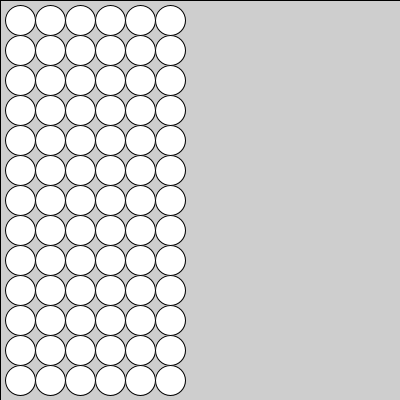
Frame 1 (no input)
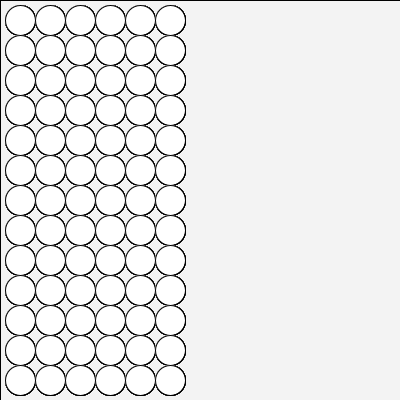
Frame 60 (the mouse pressed at the canvas centre just before this capture)
Frame 120 (the mouse held since frame 60 and released just before this capture): identical to frame 60, image omitted

The Processing sketch that drew these frames (run headless with seeded random() and noise(); from frame 60 on, the mouse is pressed at the canvas centre):

// Processing sketch: processing_42449
// ── processing_42449.pde

float xcenter;
float ycenter;   
float rad = 10;  
float angle = 0;  
float angleStart = 0; 

void setup(){
  size(400, 400);
  smooth();
  xcenter = width / 2;
  ycenter = height / 2;
  angle = angleStart;
}


void draw(){
  fill (255, 10);
  rect (0, 0, width, height);
  
  angle += 0.04;
  
  if (angle > PI*2) {
  } 
  
  float x = xcenter + cos (angle) * rad;
  float y = ycenter + sin (angle) * rad;
  
  fill(255);
for (int i = 20; i < 200; i = i + 30 ) {
  for (int j = 20; j < 400; j = j + 30 ) {
    ellipse(i, j, 30, 30);
  }
}

fill(255);
for (int i2 = 20; i2 < 200; i2 = i2 + 30 ) {
  for (int j2 = 20; j2 < 400; j2 = j2 + 30 ) {
     if ((dist(i2, j2, mouseX, mouseY)) <= 15){
       ellipse(i2+x, j2+y-200, 30, 30); 
     }
   
  }
}

}
